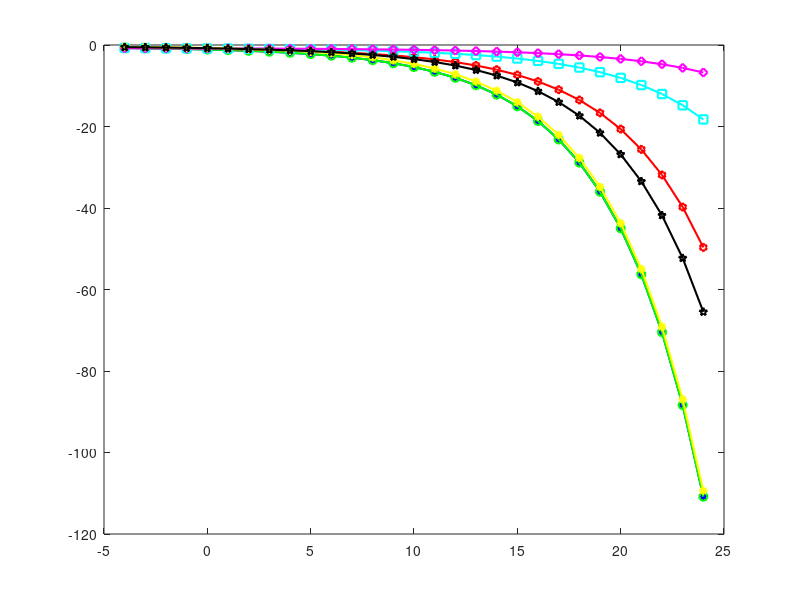

This chart was generated by the following MATLAB code: (Note: this script raises an error after producing the figure.)
%% reference 
% https://www.gaussianwaves.com/2010/04/performance-comparison-of-digital-modulation-techniques-2/
% plotting bit error probabily as a function of Eb/N0

EbN0dB=-4:1:24;
EbN0lin=10.^(EbN0dB/10);
colors={'b-*','g-o','r-h','c-s','m-d','y-*','k-p','b--&gt;','g:&lt;','r-.d'};
index=1;

%BPSK
BPSK = 0.5*erfc(sqrt(EbN0lin));
plotHandle=plot(EbN0dB,log10(BPSK),char(colors(index)));
set(plotHandle,'LineWidth',1.5);
hold on;

index=index+1;

%M-PSK
m=2:1:5;
M=2.^m;
for i=M,
    k=log2(i);
    berErr = 1/k*erfc(sqrt(EbN0lin*k)*sin(pi/i));
    plotHandle=plot(EbN0dB,log10(berErr),char(colors(index)));
    set(plotHandle,'LineWidth',1.5);
    index=index+1;
end

%Binary DPSK
Pb = 0.5*exp(-EbN0lin);
plotHandle = plot(EbN0dB,log10(Pb),char(colors(index)));
set(plotHandle,'LineWidth',1.5);
index=index+1;

%Differential QPSK
a=sqrt(2*EbN0lin*(1-sqrt(1/2)));
b=sqrt(2*EbN0lin*(1+sqrt(1/2)));
Pb = marcumq(a,b,1)-1/2.*besseli(0,a.*b).*exp(-1/2*(a.^2+b.^2));
plotHandle = plot(EbN0dB,log10(Pb),char(colors(index)));
set(plotHandle,'LineWidth',1.5);
index=index+1;

%M-QAM
m=2:2:6;
M=2.^m;

for i=M,
    k=log2(i);
    berErr = 2/k*(1-1/sqrt(i))*erfc(sqrt(3*EbN0lin*k/(2*(i-1))));
    plotHandle=plot(EbN0dB,log10(berErr),char(colors(index)));
    set(plotHandle,'LineWidth',1.5);
    index=index+1;
end

legend('BPSK','QPSK','8-PSK','16-PSK','32-PSK','D-BPSK','D-QPSK','4-QAM','16-QAM','64-QAM');
axis([-4 24 -8 0]);
set(gca,'XTick',-4:2:24); %re-name axis accordingly
ylabel('Probability of BER Error - log10(Pb)');
xlabel('Eb/N0 (dB)');
title('Probability of BER Error log10(Pb) Vs Eb/N0');
grid on;